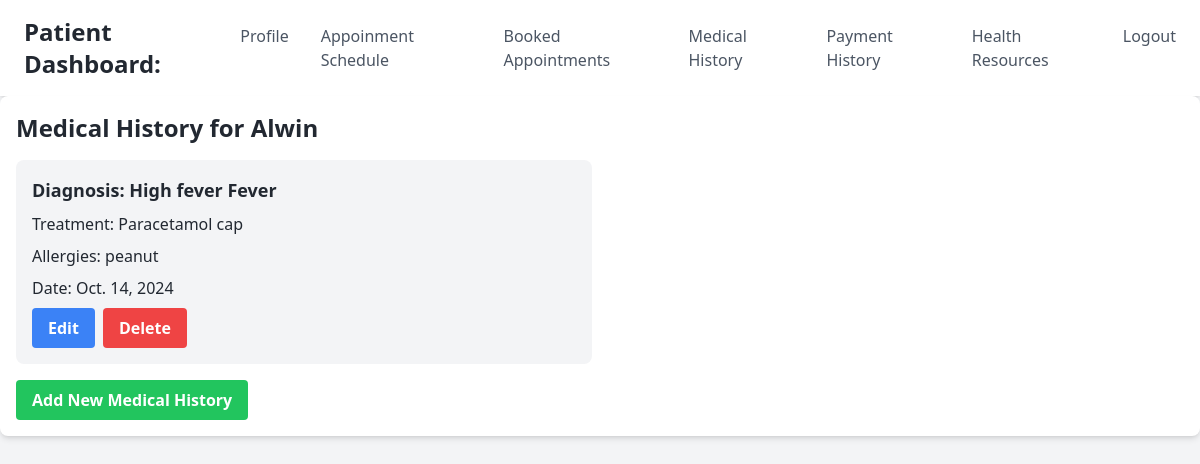
Screenshot of /patients/5/medical-history/ with the database file from the repository.
### e_hospitalityapp/models.py (models this page shows, shortened)
class PatientProfile(models.Model):
    user = models.OneToOneField(User, on_delete=models.CASCADE)
    date_of_birth = models.DateField()
    GENDER_CHOICES = [
        ('M', 'Male'),
        ('F', 'Female'),
        ('O', 'Other'),
    ]
    BLOOD_GROUP_CHOICES = [
        ('A+', 'A+'),
        ('A-', 'A-'),
        ('B+', 'B+'),
        ('B-', 'B-'),
        ('AB+', 'AB+'),
        ('AB-', 'AB-'),
        ('O+', 'O+'),
        ('O-', 'O-'),
    ]
    age = models.PositiveIntegerField()
    gender = models.CharField(max_length=1, choices=GENDER_CHOICES)
    blood_group = models.CharField(max_length=3, choices=BLOOD_GROUP_CHOICES)

class MedicalHistory(models.Model):
    user_profile = models.ForeignKey(PatientProfile, on_delete=models.CASCADE)
    diagnosis = models.TextField()
    treatment = models.TextField()
    medications = models.CharField(max_length=255, blank=True)
    allergies = models.CharField(max_length=255, blank=True)
    date_recorded = models.DateField(auto_now_add=True)

### e_hospitalityapp/views.py (the view)
# urls.py: path('patients/<int:patient_id>/medical-history/', views.medical_history_list, name='medical_history_list'),
def medical_history_list(request, patient_id):
    patient = get_object_or_404(PatientProfile, id=patient_id)
    histories = MedicalHistory.objects.filter(user_profile=patient)
    return render(request, 'medical_history_list.html', {'patient_profile': patient, 'histories': histories})

### templates/medical_history_list.html (shortened to what this page needs)
{% extends 'patient_view.html' %}
{% block content %}
<div class="bg-white shadow-md rounded-lg p-4">
  <h2 class="text-2xl font-bold mb-4">Medical History for {{ patient_profile.user.username }}</h2>
  <div class="grid grid-cols-1 md:grid-cols-2 gap-4">
    {% for history in histories %}
    <div class="bg-gray-100 rounded-lg p-4">
      <h3 class="text-lg font-bold mb-2">Diagnosis: {{ history.diagnosis }}</h3>
      <p class="mb-2">Treatment: {{ history.treatment }}</p>
      <p class="mb-2">Allergies: {{ history.allergies }}</p>
      <p class="mb-2">Date: {{ history.date_recorded }}</p>
      <div class="flex gap-2">
        <a href="{% url 'edit_medical_history' history.id %}" class="bg-blue-500 hover:bg-blue-700 text-white font-bold py-2 px-4 rounded">Edit</a>
        <a href="{% url 'delete_medical_history' history.id %}" class="bg-red-500 hover:bg-red-700 text-white font-bold py-2 px-4 rounded">Delete</a>
      </div>
    </div>
    {% empty %}
    <div class="col-span-1 md:col-span-2">
      <p class="text-gray-600">No medical history available.</p>
    </div>
    {% endfor %}
  </div>
  <a href="{% url 'create_medical_history' patient_profile.id %}" class="bg-green-500 hover:bg-green-700 text-white font-bold py-2 px-4 rounded mt-4 inline-block">Add New Medical History</a>
</div>
{% endblock %}

### templates/patient_view.html (style rules this page uses)
body { font-family: 'Roboto', sans-serif; background-color: #FAF0CA; }
.bg-gray-100 { background-color: #f5f5f5; }
.bg-white { background-color: #fff; }
.shadow-md { box-shadow: 0 4px 6px -1px rgba(0, 0, 0, 0.1); }
.text-2xl { font-size: 1.5rem; }
.font-bold { font-weight: 700; }
.flex { display: flex; }

### templates/medical_history_list.html (style rules this page uses)
body { font-family: 'Segoe UI', Tahoma, Geneva, Verdana, sans-serif; background-color: #EEEEEE; color: #222831; display: flex; justify-content: center; align-items: center; min-height: 100vh; }

### rows the page displays
PatientProfile: user.username "Alwin"
MedicalHistory: diagnosis "High fever Fever", treatment "Paracetamol cap", allergies "peanut", date_recorded "Oct. 14, 2024"
